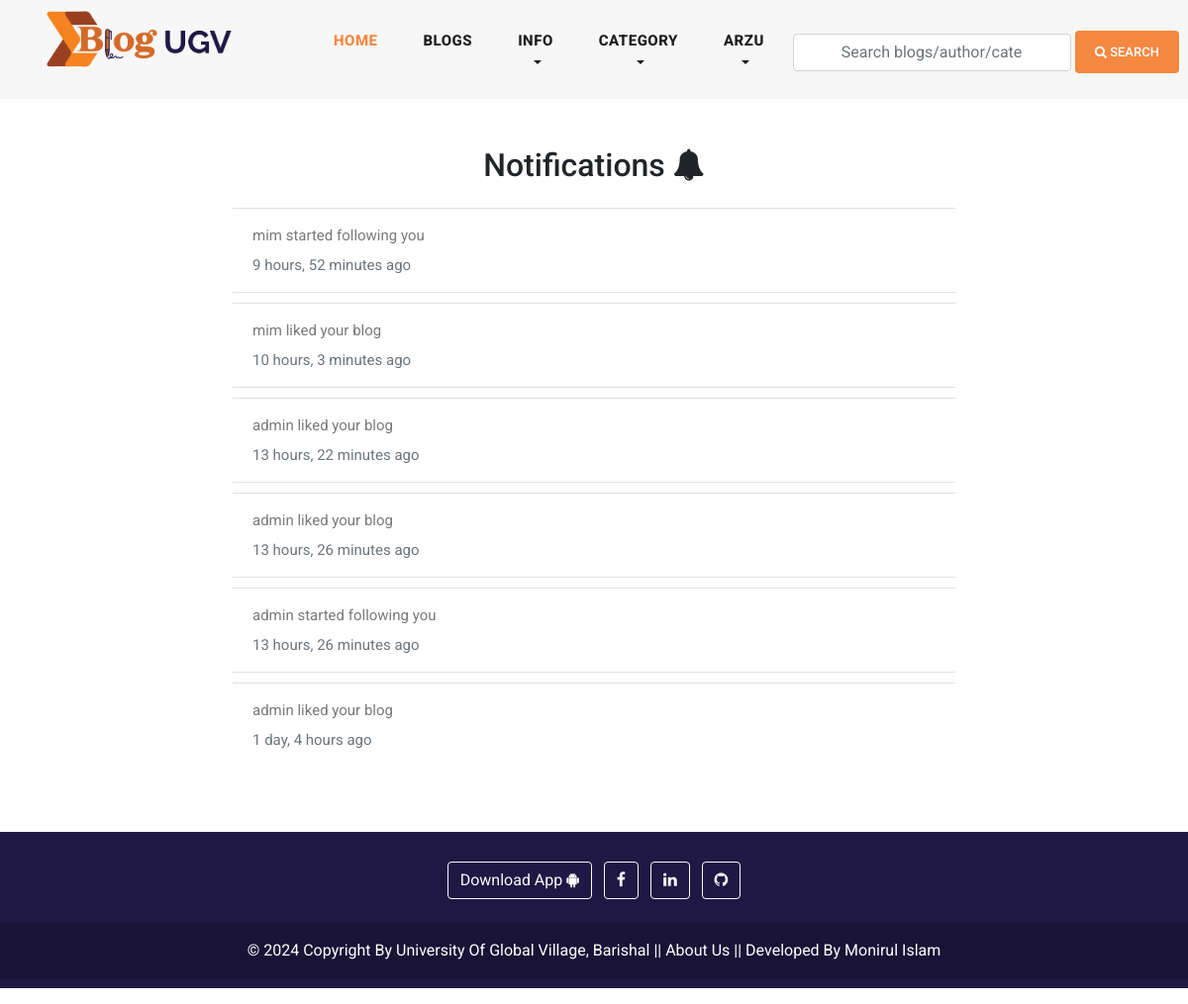
The app's page /user_notifications/ (signed in), older data.
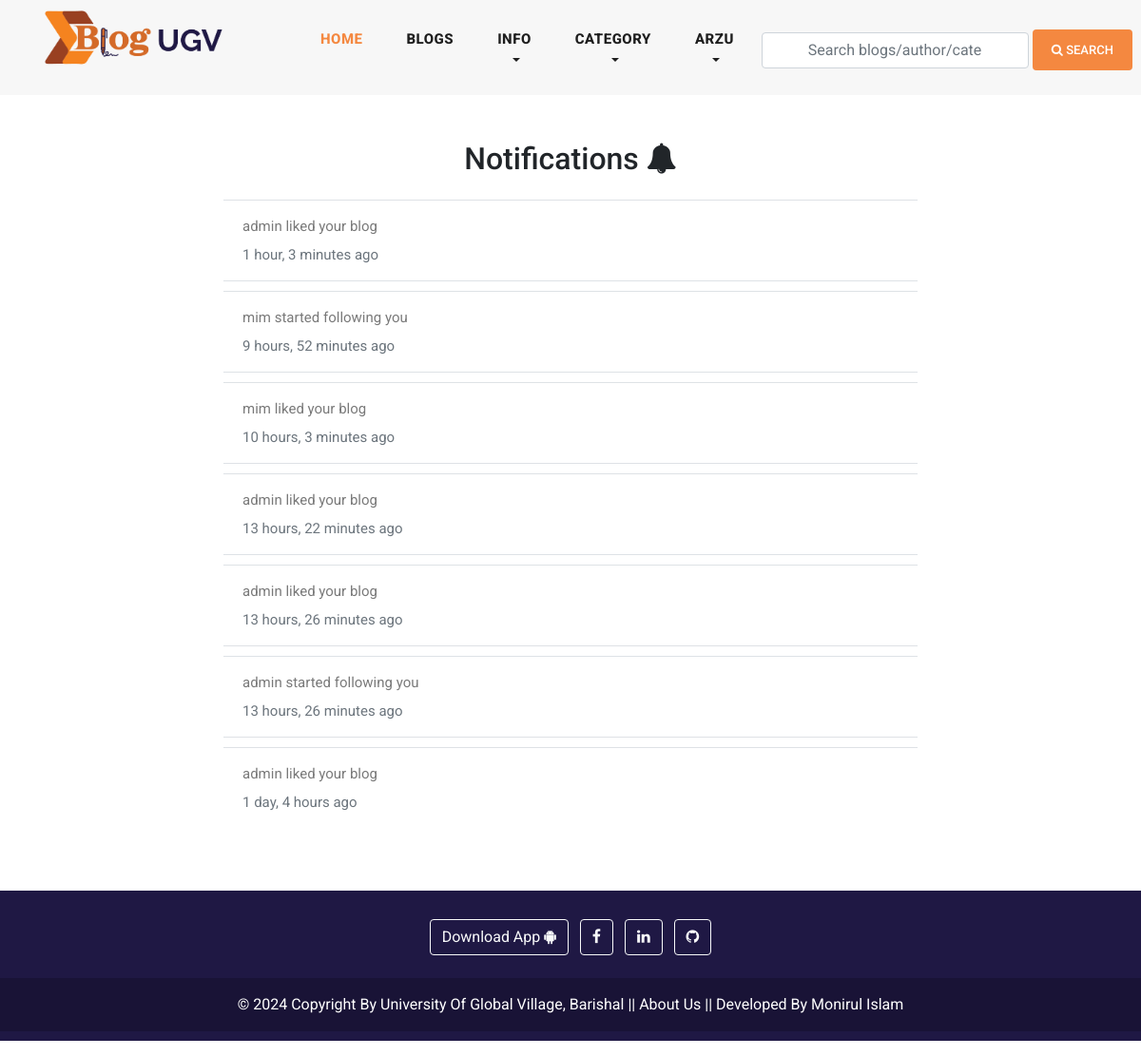
The same page, newer data.
### blog/models.py (models this page shows, shortened)
class Site(models.Model):
    header_logo = models.ImageField(upload_to="site_info")
    footer_logo = models.ImageField(upload_to="site_info")
    site_name = models.CharField(max_length=25)

### notification/models.py (models this page shows, shortened)
class Notification(models.Model):
    NOTIFICATION_TYPES = {
        "Blog", "Like", "Follow"
    }
    content_type = models.ForeignKey (
        ContentType,
        on_delete=models.CASCADE
    )
    object_id = models.BigIntegerField()
    content_object =GenericForeignKey('content_type', 'object_id')
    user = models.ForeignKey(
        User,
        related_name ='user_notifications',
        on_delete = models.CASCADE
    )
    text = models.CharField(max_length=150)
    is_seen = models.BooleanField(default=False)
    notification_types = models.CharField(
        max_length = 20,
        choices = list(zip(NOTIFICATION_TYPES, NOTIFICATION_TYPES))
    )
    created_date = models.DateTimeField(auto_now_add=True)

### user_profile/views.py (the view)
# urls.py: path('user_notifications/',user_notifications, name='user_notifications'),
@login_required(login_url ='login')
def user_notifications(request):
    notifications = Notification.objects.filter(
        user = request.user,
        is_seen = False
    )
    for notification in notifications:
        notification.is_seen = True
        notification.save()
    return render(request,'notifactions.html')

### blog/context_processors.py (called while the page is built)
def get_all_categories(request):
    categories = Category.objects.all()[:20]
    category_counts = []
    for category in categories:
        blog_count = Blog.objects.filter(category=category).count()
        if blog_count > 0:  # Only include non-empty categories
            category_counts.append({'category': category, 'blog_count': blog_count})
    context = {
        "categories":categories,
        "category_counts": category_counts,
    }
    return context

def site_info(request):
    site = Site.objects.all()
    context = {
        "site":site,
    }
    return context

def ugv_ads(request):
    latest_ad = Ugv_Ad.objects.all()
    context =  {
        'latest_ad': latest_ad,
    }
    return context

### user_profile/context_processors.py (called while the page is built)
def user_notifications(request):
    context = {}
    if request.user.is_authenticated:
        notifications = Notification.objects.filter(
            user = request.user
        ).order_by('-created_date')
        unseen = notifications.exclude(is_seen = True)
        context['notifications'] = notifications
        context['unseen'] = unseen.count()
    return context

### blog/templates/notifactions.html (shortened to what this page needs)
{% extends 'base.html' %}
{% load static %}
{% block content %}
<section class="notifications">
    <div class="container">
        <div class="row justify-content-center mt-5">
            <div class="col-md-8">
                <h2 class="text-center mb-4">Notifications <i class="fa fa-bell"></i></h2>
                {% if notifications %}
                    <ul class="list-group list-group-flush">
                        {% for notification in notifications|slice:"50" %}
                            {% if notification.content_object %}
                                <li class="list-group-item notification-item">
                                    {% if notification.notification_types == 'Blog' or notification.notification_types == 'Like' %}
                                        <a class="text-decoration-none notification-link" href="{% if notification.content_object.slug %}{% url 'blog_details' notification.content_object.slug %}{% endif %}">
                                            <p>{{notification.text}}</p>
                                            <p class="text-muted">{{notification.created_date|timesince}} ago</p>
                                        </a>
                                    {% else %}
                                        <a class="text-decoration-none notification-link" href="{% url 'view_user_information' notification.content_object.followed_by.username %}">
                                            <p>{{notification.text}}</p>
                                            <p class="text-muted">{{notification.created_date|timesince}} ago</p>
                                        </a>
                                    {% endif %}
                                </li>
                            {% endif %}
                        {% endfor %}
                    </ul>
                {% else %}
                    <p class="text-center">No notifications yet.</p>
                {% endif %}
            </div>
        </div>
    </div>
</section>
{% endblock content %}

### blog/templates/header.html (shortened to what this page needs)
{% load static %}
<header class="">
    <nav class="navbar navbar-expand-lg">
        <div class="container">
            {% for site in site %}
            <a class="navbar-brand" href="{% url 'home'  %}"><img style="width: 250px; height: 75px;" src="{{site.header_logo.url}}" alt=""></a>
            {% endfor %}
        <div class="collapse navbar-collapse" id="navbarResponsive">
            <ul class="navbar-nav ml-auto">
            <li class="nav-item active">
                <a class="nav-link" href="{% url 'home' %}">Home
                </a>
            </li>
            <li class="nav-item">
                <a class="nav-link" href="{% url 'blogs' %}">Blogs</a>
            </li>
            <li class="nav-item dropdown">
                <a class="nav-link dropdown-toggle" href="#" id="navbarDropdown" role="button" data-toggle="dropdown" aria-haspopup="true" aria-expanded="false">
                  Info
                </a>
            </li>
            <li class="nav-item dropdown">
                <a class="nav-link dropdown-toggle" href="#" id="navbarDropdown" role="button" data-toggle="dropdown" aria-haspopup="true" aria-expanded="false">
                  Category
                </a>
            </li>
            <li>
                {% if request.user.is_authenticated %}
                <li class="nav-item dropdown">
                    <a class="nav-link dropdown-toggle" href="#" id="navbarDropdown" role="button" data-toggle="dropdown" aria-haspopup="true" aria-expanded="false">
                      {% if request.user.username %}
                      {{request.user.username}}
                      {% endif %}
                    </a>
                </li>
                {% else %}
                <li class="nav-item">
                    <a class="nav-link" href="{% url 'login' %}">LOGIN</a>
                </li>
                {% endif %}
            </li>
            </ul>
            <form class="form-inline d-flex flex-nowrap my-2 ml-auto search_form" action="{% url 'search_blogs' %}" method="GET" >
                <input class="form-control px-5" name="search" type="text" placeholder="Search blogs/author/category/tags "  required>
                <button class="btn btn-primary ml-1"><i class="fa fa-search"></i> Search</button>
            </form>
        </div>
        </div>
    </nav>
</header>

### blog/templates/footer.html (shortened to what this page needs)
{% load static %}
{% for site in site %}
<div  class="container-fluid my-3 custom-container">
<footer class=" text-center text-white" style="background-color: #1F1844;">
  <div class="container-fluid p-3 pb-0">
    <section class="mb-1">
      <a class="btn btn-outline-light btn-floating m-1" href="#" role="button"
        >Download App  <i class="fa fa-android"></i
      ></a>
      <a class="btn btn-outline-light btn-floating m-1" href="#" role="button"
        ><i class="fa fa-facebook-f"></i
      ></a>
      <a class="btn btn-outline-light btn-floating m-1" href="#" role="button"
        > <i class="fa fa-linkedin"></i
      ></a>
      <a class="btn btn-outline-light btn-floating m-1" href="#" role="button"
        ><i class="fa fa-github"></i
      ></a>
    </section>
  </div>
  <div class="text-center p-3" style="background-color: rgba(0, 0, 0, 0.2);">
    <a  class="text-white" target="_blank" href="https://ugv.edu.bd/">© 2024 Copyright By University Of Global Village, Barishal</a> ||
    <a class="text-white"  href="{% url 'about' %}">About Us</a> ||
    <a class="text-white" target="_blank" href="https://www.facebook.com/moniruldevelopers"> Developed By Monirul Islam</a>
  </div>
</footer>
</div>
{% endfor %}

Row changes from the older to the newer data that the page shows:
added Notification: text "admin liked your blog", created_date "1 hour, 3 minutes"
